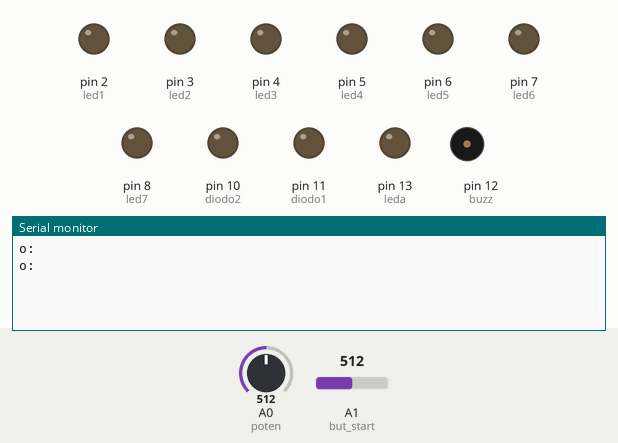
Simulated run of this sketch. Board: Arduino Uno, built with avr-gcc and run on an emulated ATmega328P. On the bench: output pins drawn as LEDs (lit = HIGH), buzzer (waves = sounding, pin HIGH), the last lines printed to the serial monitor. The inputs (shaded band) are chosen by the test bench; at power-on: A0 (poten) = 512, A1 (but_start) = 512.

Above: at 2.3 s.
2.4 s: A0 (poten) set to 716
At 4.2 s:
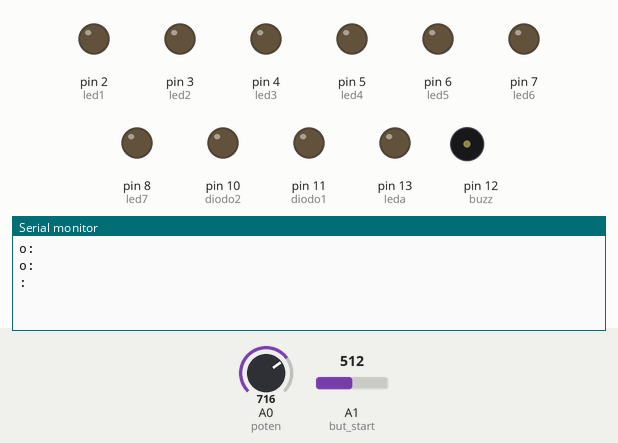
6.0 s: A0 (poten) set to 511
At 6.6 s:
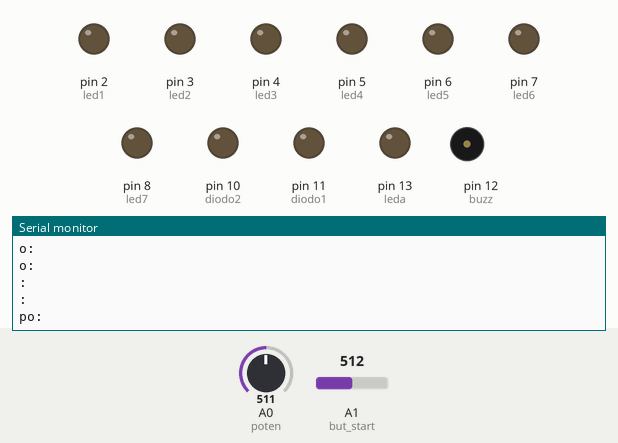

The sketch:

arduino_cocina.ino
```cpp
#
#define tono 600
#define TIME_INTERVAL 3000

int led1 = 2;
int led2 = 3;
int led3 = 4;
int led4 = 5;
int led5 = 6;
int led6 = 7;
int led7 = 8;
int diodo1 = 11;
int diodo2 = 10;

int buzz = 12;
int leda = 13;

/*definicion de variables de entrada*/

int poten = A0;
int but_start = A1;
int but_stop = A2;

//variables para almacenar datos

int var_poten = 0;
int contador = 0;

void setup(){
  pinMode(led1, OUTPUT);
  pinMode(led2, OUTPUT);
  pinMode(led3, OUTPUT);
  pinMode(led4, OUTPUT);
  pinMode(led5, OUTPUT);
  pinMode(led6, OUTPUT);
  pinMode(led7, OUTPUT);
  pinMode(diodo1, OUTPUT);
  pinMode(diodo2, OUTPUT);
  pinMode(buzz, OUTPUT);
  pinMode(leda, OUTPUT);


  pinMode(poten, INPUT);
  pinMode(but_start, INPUT);
  pinMode(but_stop, INPUT);

  Serial.begin(9600);
//umbrales


}

void loop() {
  inicio();
  do{
    var_poten = analogRead(poten);
    contador = map(var_poten,0, 1023,0,10);

    if(contador != 10){
      mostrar_numero(contador,1);
    }else{
      mostrar_numero(1,2);
      mostrar_numero(0,1);
    }
    Serial.println("tiempo: " + contador);
    delay(500);
    }while(analogRead(but_start) == 0);
    delay(1000);
    for(int i=0;i>=contador;i++){
      contador  = contador - 1;
      Serial.println("tiempo: " + contador);
      delay(1000);
      mostrar_numero(contador,1);
      mostrar_numero(0,2);
      }
    if (contador == 0 ){
      alarma();

    }
}
void alarma(){
  do{
    digitalWrite(12, HIGH);
    digitalWrite(13, HIGH);
    delay(500);
    digitalWrite(12, LOW);
    digitalWrite(13, LOW);
    delay(500);

  }while(analogRead(but_stop) == 0);
  inicio();
}

void inicio(){
    mostrar_numero(0,1);
    mostrar_numero(0,2);
  }

void mostrar_numero(int numero, int segmento){
  switch(numero){
    case 0:
    {
      led1 = 1;
      led2 = 1;
      led3 = 1;
      led4 = 1;
      led5 = 1;
      led6 = 1;
      led7 = 0;
    }break;
    case  1:
    {
      led1 = 1;
      led2 = 1;
      led3 = 0;
      led4 = 0;
      led5 = 0;
      led6 = 0;
      led7 = 0;
    }break;
     case 2:
      {
      led1 = 1;
      led2 = 1;
      led3 = 0;
      led4 = 1;
      led5 = 1;
      led6 = 0;
      led7 = 1;
  }break;
    case  3:
      {
      led1 = 1;
      led2 = 1;
      led3 = 1;
      led4 = 1;
      led5 = 0;
      led6 = 0;
      led7 = 1;
  }break;
     case 4:
      {
      led1 = 0;
      led2 = 1;
      led3 = 1;
      led4 = 0;
      led5 = 0;
      led6 = 1;
      led7 = 1;
  }break;
    case  5:
      {
      led1 = 1;
      led2 = 0;
      led3 = 1;
      led4 = 1;
      led5 = 0;
      led6 = 1;
      led7 = 1;
  }break;
     case 6:
      {
      led1 = 1;
      led2 = 0;
      led3 = 1;
      led4 = 1;
      led5 = 1;
      led6 = 1;
      led7 = 1;
  }break;
    case  7:
    {
      led1 = 1;
      led2 = 1;
      led3 = 1;
      led4 = 0;
      led5 = 0;
      led6 = 0;
      led7 = 0;
  }break;
     case 8:
     {
      led1 = 1;
      led2 = 1;
      led3 = 1;
      led4 = 1;
      led5 = 1;
      led6 = 1;
      led7 = 1;
  } break;
    case  9:
    {
      led1 = 1;
      led2 = 1;
      led3 = 1;
      led4 = 1;
      led5 = 0;
      led6 = 1;
      led7 = 1;
    }break;
    }
    if(segmento ==1){
      diodo1 = 1;
    }else{
      diodo2 = 1;
    }
  }
```

Numero_negativo_o_positivo.cpp
```cpp
#include <stdio.h>

int main()
{

	int num;

	printf ("Escribe un numero: ");
	scanf ("%d", &num);

	if (num>0)
	{

		printf("Es un numero positivo");

	}
	else
	{

		printf ("Es un numero negativo");

	}

	return 0;

}
```

Numero_par_o_impar.cpp
```cpp
#include <stdio.h>

int main()
{

	int num;

	printf ("Escribe un numero: ");
	scanf ("%d", &num);

	if (num%2==0)
	{

		printf("Es un numero par");

	}
	else
	{

		printf ("Es un numero impar");

	}

	return 0;

}
```

Sumar_numeros_impares.cpp
```cpp
#include <stdio.h>

int main()
{

	int num;
	int sum=0;

	do
	{


		printf ("Escribe un numero: ");
		scanf ("%d", &num);

		if (num%2!=0)
		{

			sum=num+sum;

		}

	}
	while (num!=0);
	printf ("%d", sum);

}
```

Switch_dia_de_la_semana.cpp
```cpp
#include <stdio.h>

int main()
{

	int dia;

	printf ("Escribe un numero: ");
	scanf ("%d", &dia);

	switch (dia)
	{

		case 1:

			printf ("Lunes");

			break;
		case 2:

			printf ("Martes");

			break;
		case 3:

			printf ("Miercoles");

			break;
		case 4:

			printf ("Jueves");

			break;
		case 5:

			printf ("Viernes");

			break;
		case 6:

			printf ("Sabado");

			break;
		case 7:

			printf ("Domingo");

			break;
		default:

			printf ("El numero no es valido");

			break;

	}

}
```

Measured:
- after the input at 2.4 s, the serial monitor: prints a new line after 0.60 s (image 1)
- after the input at 6.0 s, the serial monitor: prints a new line at once (image 2)
